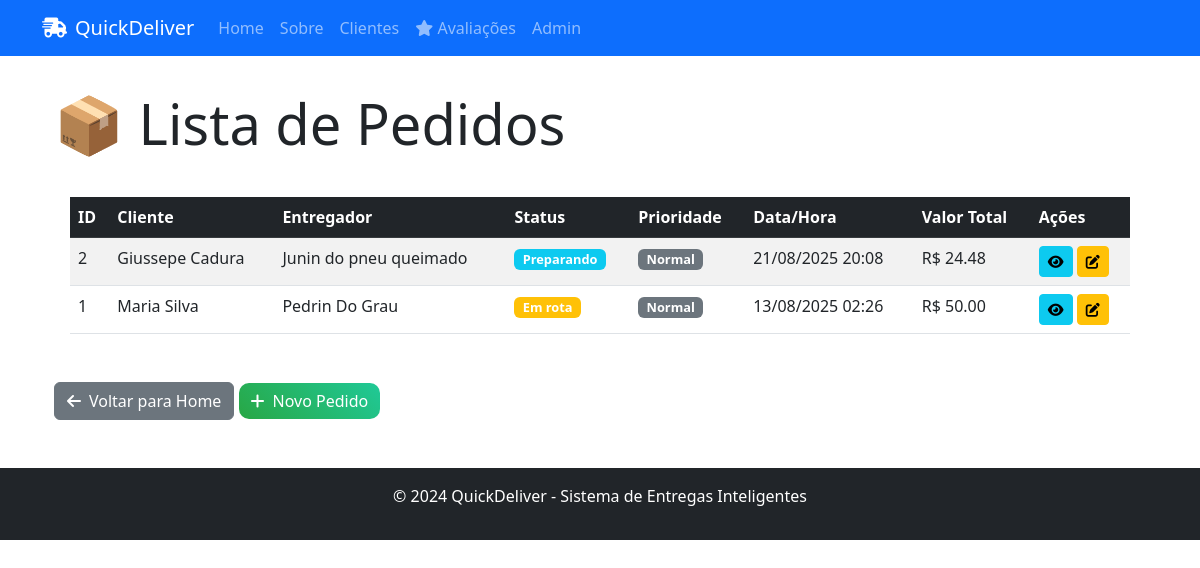
Page /pedidos/ on the committed database.
### deliveries/models.py (models this page shows, shortened)
class Pedido(models.Model):
    STATUS_CHOICES = [
        ('P', 'Preparando'),
        ('R', 'Em rota'),
        ('E', 'Entregue'),
    ]
    PRIORIDADE_CHOICES = [
        ('N', 'Normal'),
        ('U', 'Urgente'),
    ]
    cliente = models.ForeignKey(Cliente, on_delete=models.CASCADE, related_name='pedidos')
    entregador = models.ForeignKey(
    Entregador,
    on_delete=models.SET_NULL,
    null=True,
    related_name='pedidos'
    )
    endereco_entrega = models.TextField()
    status = models.CharField(
        max_length=1,
        choices=STATUS_CHOICES,
        default='P'
    )
    prioridade = models.CharField(
        max_length=1,
        choices=PRIORIDADE_CHOICES,
        default='N'
    )
    data_hora_pedido = models.DateTimeField(auto_now_add=True)
    valor_total = models.DecimalField(
        max_digits=10,
        decimal_places=2,
        default=0.00
    )
    produtos = models.JSONField(
        default=list,
        blank=True,
        help_text="Lista de produtos no formato JSON. Ex: [{'nome': 'Remédio X', 'quantidade': 2, 'preco': 10.0}]"
    )
    created_at = models.DateTimeField(auto_now_add=True)
    updated_at = models.DateTimeField(auto_now=True)
    class Meta:
        ordering = ['-data_hora_pedido']

class Cliente(models.Model):
    nome = models.CharField(max_length=100)
    telefone = models.CharField(max_length=20)
    email = models.EmailField(unique=True)
    endereco = models.TextField()
    created_at = models.DateTimeField(auto_now_add=True)
    updated_at = models.DateTimeField(auto_now=True)

class Entregador(models.Model):
    nome = models.CharField(max_length=100)
    veiculo = models.CharField(
        max_length=20,
        choices=[
            ('Moto', 'Moto'),
            ('Bicicleta', 'Bicicleta'),
            ('Carro', 'Carro'),
        ]
    )
    placa = models.CharField(max_length=10, blank=True, null=True)
    disponibilidade = models.BooleanField(default=True)
    localizacao_atual = models.CharField(
        max_length=100,
        blank=True,
        null=True,
        help_text="Coordenadas GPS (ex: '-23.5505, -46.6333')"
    )
    created_at = models.DateTimeField(auto_now_add=True)
    updated_at = models.DateTimeField(auto_now=True)

### deliveries/views.py (the view)
# urls.py: path('pedidos/', lista_pedidos, name='lista_pedidos'),
def lista_pedidos(request):
    pedidos = Pedido.objects.all().order_by('-data_hora_pedido')  # Mais recentes primeiro
    return render(request, 'deliveries/lista_pedidos.html', {'pedidos': pedidos})

### deliveries/templates/deliveries/lista_pedidos.html (shortened to what this page needs)
{% extends 'deliveries/base.html' %}
{% block content %}
<div class="container">
    <h1 class="display-4 mb-4">📦 Lista de Pedidos</h1>
    <div class="card">
        <div class="card-body">
            {% if pedidos %}
            <div class="table-responsive">
                <table class="table table-striped">
                    <thead class="table-dark">
                        <tr>
                            <th>ID</th>
                            <th>Cliente</th>
                            <th>Entregador</th>
                            <th>Status</th>
                            <th>Prioridade</th>
                            <th>Data/Hora</th>
                            <th>Valor Total</th>
                            <th>Ações</th>
                        </tr>
                    </thead>
                    <tbody>
                        {% for pedido in pedidos %}
                        <tr>
                            <td>{{ pedido.id }}</td>
                            <td>{{ pedido.cliente.nome }}</td>
                            <td>
                                {% if pedido.entregador %}
                                    {{ pedido.entregador.nome }}
                                {% else %}
                                    <span class="text-muted">Não atribuído</span>
                                {% endif %}
                            </td>
                            <td>
                                <span class="badge
                                    {% if pedido.status == 'E' %}bg-success
                                    {% elif pedido.status == 'R' %}bg-warning
                                    {% else %}bg-info{% endif %}">
                                    {{ pedido.get_status_display }}
                                </span>
                            </td>
                            <td>
                                <span class="badge
                                    {% if pedido.prioridade == 'U' %}bg-danger
                                    {% else %}bg-secondary{% endif %}">
                                    {{ pedido.get_prioridade_display }}
                                </span>
                            </td>
                            <td>{{ pedido.data_hora_pedido|date:"d/m/Y H:i" }}</td>
                            <td>R$ {{ pedido.valor_total|floatformat:2 }}</td>
                            <td>
                                <a href="{% url 'detalhes_pedido' pedido.id %}" class="btn btn-sm btn-info">
                                    <i class="fas fa-eye"></i>
                                </a>
                                <a href="#" class="btn btn-sm btn-warning">
                                    <i class="fas fa-edit"></i>
                                </a>
                            </td>
                        </tr>
                        {% endfor %}
                    </tbody>
                </table>
            </div>
            {% endif %}
        </div>
    </div>
    <div class="mt-3">
        <a href="{% url 'home' %}" class="btn btn-secondary">
            <i class="fas fa-arrow-left me-2"></i>Voltar para Home
        </a>
        <a href="{% url 'admin:deliveries_pedido_add' %}" class="btn btn-success">
            <i class="fas fa-plus me-2"></i>Novo Pedido
        </a>
    </div>
</div>
{% endblock %}

### deliveries/templates/deliveries/base.html (shortened to what this page needs)
<!DOCTYPE html>
<html lang="pt-BR">
<head>
    <link href="https://cdn.jsdelivr.net/npm/bootstrap@5.3.0/dist/css/bootstrap.min.css" rel="stylesheet">
    <link href="https://cdnjs.cloudflare.com/ajax/libs/font-awesome/6.0.0/css/all.min.css" rel="stylesheet">
</head>
<body>
    <nav class="navbar navbar-expand-lg navbar-dark bg-primary fixed-top">
        <div class="container">
            <a class="navbar-brand" href="{% url 'home' %}">
                <i class="fas fa-shipping-fast me-2"></i>QuickDeliver
            </a>
            <div class="collapse navbar-collapse" id="navbarNav">
                <ul class="navbar-nav me-auto">
                    <li class="nav-item">
                        <a class="nav-link" href="{% url 'home' %}">Home</a>
                    </li>
                    <li class="nav-item">
                        <a class="nav-link" href="{% url 'sobre' %}">Sobre</a>
                    </li>
                    <li class="nav-item">
                        <a class="nav-link" href="{% url 'lista_clientes' %}">Clientes</a>
                    </li>
                    <li class="nav-item">
                        <a class="nav-link" href="{% url 'lista_avaliacoes' %}">
                            <i class="fas fa-star"></i> Avaliações
                        </a>
                    </li>
                    <li class="nav-item">
                        <a class="nav-link" href="{% url 'admin:index' %}">Admin</a>
                    </li>
                </ul>
            </div>
        </div>
    </nav>
    <main class="container" style="padding-top: 90px;">
        {% block content %}
        {% endblock %}
    </main>
    <footer class="bg-dark text-white text-center py-3 mt-5">
        <p>&copy; 2024 QuickDeliver - Sistema de Entregas Inteligentes</p>
    </footer>
</body>
</html>

### deliveries/templates/deliveries/base.html (style rules this page uses)
.card { transition: transform 0.2s ease-in-out; border: none; border-radius: 15px; }
.badge { font-size: 0.8em; }
.btn-success { background: linear-gradient(45deg, #28a745, #20c997); border: none; border-radius: 10px; }

### rows in the picture
Pedido: id "2", cliente.nome "Giussepe Cadura", entregador.nome "Junin do pneu queimado", status "Preparando", prioridade "Normal", data_hora_pedido "21/08/2025 20:08", valor_total "24.48"
Pedido: id "1", cliente.nome "Maria Silva", entregador.nome "Pedrin Do Grau", status "Em rota", prioridade "Normal", data_hora_pedido "13/08/2025 02:26", valor_total "50.00"
